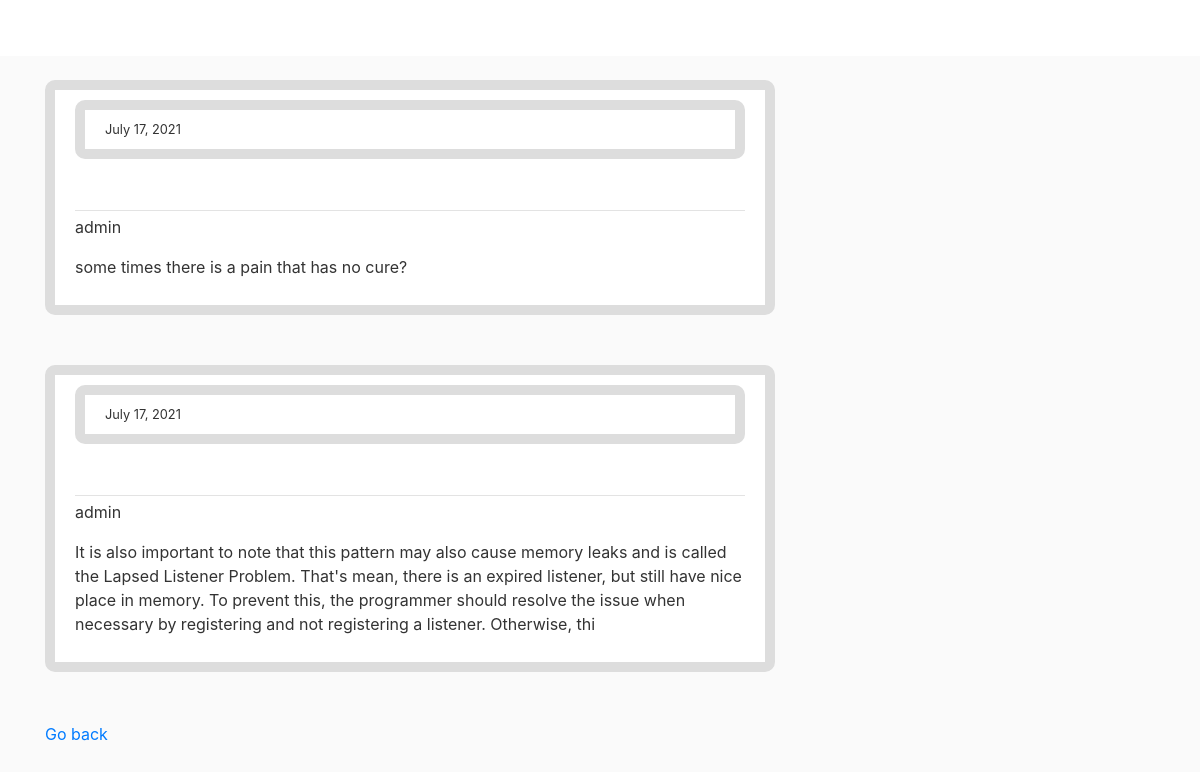
The page /blog/post/3/comments/ on the database its author committed.
### blog/models.py (models this page shows, shortened)
class Comment(models.Model):
    content = models.TextField()
    date_posted = models.DateTimeField(default=timezone.now)
    author = models.ForeignKey(User, on_delete=models.CASCADE)  #  on_delete gøre at hvis en bruger bliver slettet
    post = models.ForeignKey(Post, on_delete=models.CASCADE, related_name="post_comments")

### blog/views.py (the view)
# urls.py: path('post/<int:id>/comments/', PostCommentsView.as_view(), name='post-comments'),
class PostCommentsView(ListView):
    model = Comment
    template_name = 'blog/post_comments.html'
    def get_context_data(self, **kwargs):
        context = super(PostCommentsView, self).get_context_data(**kwargs)
        post = get_object_or_404(Post, id=self.kwargs['id'])
        context = {'comments': Comment.objects.filter(post=post.id)}
        return context

### blog/templates/blog/post_comments.html
{% extends "blog/base.html" %}
{% block content %}
    {% for comment in comments %}
       <comment class="media content-section">
            <div class="media-body">
                <div class="article-metadata">
                    <p><small class="media content-section">{{ comment.date_posted|date:"F d, Y" }}</small></p>
                </div>
                <p> {{comment.author}}</p>
                <p> {{comment.content}}</p>
            </div>
       </comment>
    {% endfor %}
<a href="{{request.META.HTTP_REFERER}}">Go back</a>
{% endblock content %}

### blog/static/css/main.css (style rules this page uses)
body { background: #fafafa; color: #333333; margin-top: 5rem; }
.content-section { background: #ffffff; padding: 10px 20px; border: 10px solid #dddddd; border-radius: 10px; margin-bottom: 50px; }
.article-metadata { padding-bottom: 1px; margin-bottom: 4px; border-bottom: 1px solid #e3e3e3 }

### rows shown on the page
Comment: date_posted "July 17, 2021", author "admin", content "some times there is a pain that has no cure?"
Comment: date_posted "July 17, 2021", author "admin", content "It is also important to note that this pattern may also cause memory leaks and is called the Lapsed Listener Problem. That's mean, there is an expired listener, but still have nice place in memory. To prevent this, the programmer should resolve the issue when necessary by registering and not registering a listener. Otherwise, thi"
